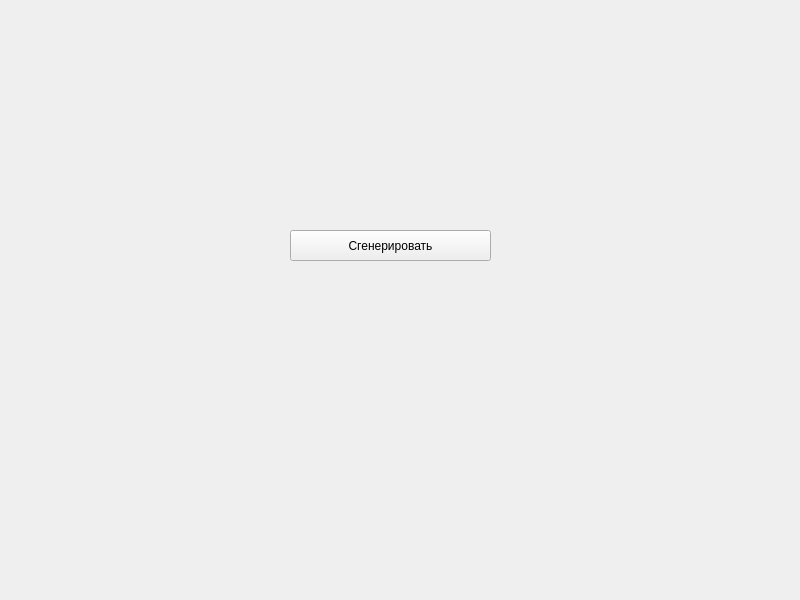
<?xml version="1.0" encoding="UTF-8"?>
<ui version="4.0">
 <class>MainWindow</class>
 <widget class="QMainWindow" name="MainWindow">
  <property name="geometry">
   <rect>
    <x>0</x>
    <y>0</y>
    <width>800</width>
    <height>600</height>
   </rect>
  </property>
  <property name="windowTitle">
   <string>MainWindow</string>
  </property>
  <widget class="QWidget" name="centralwidget">
   <widget class="QPushButton" name="generate">
    <property name="geometry">
     <rect>
      <x>290</x>
      <y>230</y>
      <width>201</width>
      <height>31</height>
     </rect>
    </property>
    <property name="styleSheet">
     <string notr="true">font: 10pt &quot;MS Shell Dlg 2&quot;;</string>
    </property>
    <property name="text">
     <string>Сгенерировать</string>
    </property>
   </widget>
  </widget>
 </widget>
 <resources/>
 <connections/>
</ui>
